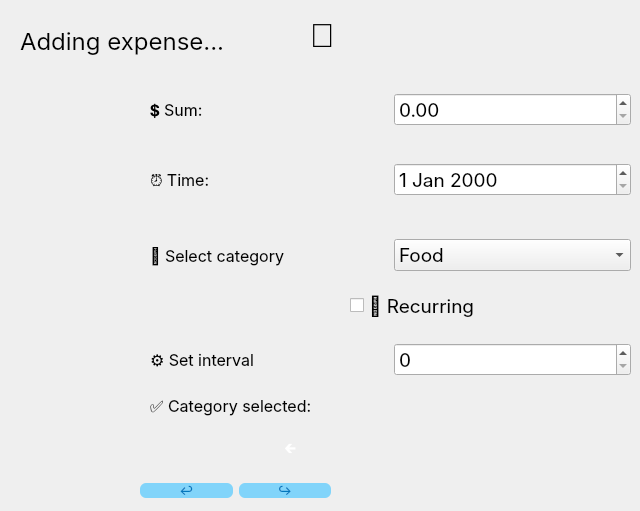
      <widget class="QWidget" name="addExpensePage">
       <widget class="QPushButton" name="addExpenseButton">
        <property name="geometry">
         <rect>
          <x>400</x>
          <y>430</y>
          <width>40</width>
          <height>40</height>
         </rect>
        </property>
        <property name="minimumSize">
         <size>
          <width>40</width>
          <height>40</height>
         </size>
        </property>
        <property name="maximumSize">
         <size>
          <width>40</width>
          <height>40</height>
         </size>
        </property>
        <property name="styleSheet">
         <string notr="true">QPushButton {
    background: qlineargradient(x1:0, y1:0, x2:0, y2:1,
                               stop:0 #8B5CF6, stop:1 #7C3AED);
    color: white;
    border: none;
    border-radius: 50%;  /* Круглая форма */
    padding: 0px;        /* Убрать padding для круга */
    font-size: 14px;
    font-weight: bold;
    min-width: 40px;     /* Размер круга */
    min-height: 40px;    /* Размер круга */
    max-width: 40px;     /* Фиксированный размер */
    max-height: 40px;    /* Фиксированный размер */
}

QPushButton:hover {
    background: qlineargradient(x1:0, y1:0, x2:0, y2:1,
                               stop:0 #9D78F8, stop:1 #8B5CF6);
}

QPushButton:pressed {
    background: qlineargradient(x1:0, y1:0, x2:0, y2:1,
                               stop:0 #7C3AED, stop:1 #6D28D9);
}</string>
        </property>
        <property name="text">
         <string/>
        </property>
        <property name="icon">
         <iconset resource="../resourses.qrc">
          <normaloff>:/new/prefix1/icon/plus.png</normaloff>
          <normalon>:/new/prefix1/icon/plus.png</normalon>:/new/prefix1/icon/plus.png</iconset>
        </property>
        <property name="iconSize">
         <size>
          <width>40</width>
          <height>40</height>
         </size>
        </property>
       </widget>
       <widget class="QLabel" name="categoryLabel">
        <property name="geometry">
         <rect>
          <x>150</x>
          <y>390</y>
          <width>481</width>
          <height>31</height>
         </rect>
        </property>
        <property name="font">
         <font>
          <family>Inter</family>
          <pointsize>12</pointsize>
         </font>
        </property>
        <property name="text">
         <string>✅ Category selected:</string>
        </property>
       </widget>
       <widget class="QCheckBox" name="recurringCheckBox">
        <property name="geometry">
         <rect>
          <x>350</x>
          <y>290</y>
          <width>281</width>
          <height>31</height>
         </rect>
        </property>
        <property name="font">
         <font>
          <family>Inter</family>
          <pointsize>14</pointsize>
         </font>
        </property>
        <property name="text">
         <string>📅 Recurring</string>
        </property>
       </widget>
       <widget class="QPushButton" name="pushButton_12">
        <property name="geometry">
         <rect>
          <x>270</x>
          <y>430</y>
          <width>40</width>
          <height>40</height>
         </rect>
        </property>
        <property name="minimumSize">
         <size>
          <width>40</width>
          <height>40</height>
         </size>
        </property>
        <property name="maximumSize">
         <size>
          <width>40</width>
          <height>40</height>
         </size>
        </property>
        <property name="styleSheet">
         <string notr="true">QPushButton {
    background: qlineargradient(x1:0, y1:0, x2:0, y2:1,
                               stop:0 #8B5CF6, stop:1 #7C3AED);
    color: white;
    border: none;
    border-radius: 50%;  /* Круглая форма */
    padding: 0px;        /* Убрать padding для круга */
    font-size: 14px;
    font-weight: bold;
    min-width: 40px;     /* Размер круга */
    min-height: 40px;    /* Размер круга */
    max-width: 40px;     /* Фиксированный размер */
    max-height: 40px;    /* Фиксированный размер */
}

QPushButton:hover {
    background: qlineargradient(x1:0, y1:0, x2:0, y2:1,
                               stop:0 #9D78F8, stop:1 #8B5CF6);
}

QPushButton:pressed {
    background: qlineargradient(x1:0, y1:0, x2:0, y2:1,
                               stop:0 #7C3AED, stop:1 #6D28D9);
}</string>
        </property>
        <property name="text">
         <string>🡰</string>
        </property>
       </widget>
       <widget class="QLabel" name="label_32">
        <property name="geometry">
         <rect>
          <x>20</x>
          <y>20</y>
          <width>381</width>
          <height>41</height>
         </rect>
        </property>
        <property name="font">
         <font>
          <family>Inter</family>
          <pointsize>18</pointsize>
         </font>
        </property>
        <property name="text">
         <string>Adding expense...</string>
        </property>
       </widget>
       <widget class="QWidget" name="layoutWidget">
        <property name="geometry">
         <rect>
          <x>150</x>
          <y>90</y>
          <width>481</width>
          <height>40</height>
         </rect>
        </property>
        <layout class="QHBoxLayout" name="horizontalLayout_5">
         <item>
          <widget class="QLabel" name="label_30">
           <property name="font">
            <font>
             <family>Inter</family>
             <pointsize>12</pointsize>
            </font>
           </property>
           <property name="text">
            <string>💲 Sum:</string>
           </property>
          </widget>
         </item>
         <item>
          <widget class="QDoubleSpinBox" name="doubleSpinBox">
           <property name="font">
            <font>
             <family>Inter</family>
             <pointsize>14</pointsize>
             <strikeout>false</strikeout>
            </font>
           </property>
          </widget>
         </item>
        </layout>
       </widget>
       <widget class="QWidget" name="layoutWidget">
        <property name="geometry">
         <rect>
          <x>150</x>
          <y>160</y>
          <width>481</width>
          <height>40</height>
         </rect>
        </property>
        <layout class="QHBoxLayout" name="horizontalLayout_6">
         <item>
          <widget class="QLabel" name="label_31">
           <property name="font">
            <font>
             <family>Inter</family>
             <pointsize>12</pointsize>
            </font>
           </property>
           <property name="text">
            <string>⏰ Time:</string>
           </property>
          </widget>
         </item>
         <item>
          <widget class="QDateEdit" name="dateEdit">
           <property name="font">
            <font>
             <family>Inter</family>
             <pointsize>14</pointsize>
            </font>
           </property>
          </widget>
         </item>
        </layout>
       </widget>
       <widget class="QWidget" name="layoutWidget">
        <property name="geometry">
         <rect>
          <x>150</x>
          <y>230</y>
          <width>481</width>
          <height>51</height>
         </rect>
        </property>
        <layout class="QHBoxLayout" name="horizontalLayout_7">
         <item>
          <widget class="QLabel" name="label_4">
           <property name="font">
            <font>
             <family>Inter</family>
             <pointsize>12</pointsize>
            </font>
           </property>
           <property name="text">
            <string>📍 Select category</string>
           </property>
          </widget>
         </item>
         <item>
          <widget class="QComboBox" name="categoryComboBox">
           <property name="font">
            <font>
             <family>Inter</family>
             <pointsize>14</pointsize>
            </font>
           </property>
           <property name="styleSheet">
            <string notr="true"/>
           </property>
           <item>
            <property name="text">
             <string>Food</string>
            </property>
           </item>
           <item>
            <property name="text">
             <string>Shopping</string>
            </property>
           </item>
           <item>
            <property name="text">
             <string>Health</string>
            </property>
           </item>
           <item>
            <property name="text">
             <string>Transport</string>
            </property>
           </item>
           <item>
            <property name="text">
             <string>Entertainment</string>
            </property>
           </item>
           <item>
            <property name="text">
             <string>Other</string>
            </property>
           </item>
          </widget>
         </item>
        </layout>
       </widget>
       <widget class="QWidget" name="layoutWidget">
        <property name="geometry">
         <rect>
          <x>150</x>
          <y>340</y>
          <width>481</width>
          <height>40</height>
         </rect>
        </property>
        <layout class="QHBoxLayout" name="horizontalLayout_8">
         <item>
          <widget class="QLabel" name="intervalLabel">
           <property name="font">
            <font>
             <family>Inter</family>
             <pointsize>12</pointsize>
            </font>
           </property>
           <property name="text">
            <string>⚙️ Set interval</string>
           </property>
          </widget>
         </item>
         <item>
          <widget class="QSpinBox" name="intervalSpinBox">
           <property name="font">
            <font>
             <family>Inter</family>
             <pointsize>14</pointsize>
            </font>
           </property>
          </widget>
         </item>
        </layout>
       </widget>
       <widget class="QLabel" name="label_52">
        <property name="geometry">
         <rect>
          <x>310</x>
          <y>0</y>
          <width>81</width>
          <height>71</height>
         </rect>
        </property>
        <property name="font">
         <font>
          <pointsize>25</pointsize>
         </font>
        </property>
        <property name="text">
         <string>💫</string>
        </property>
       </widget>
       <widget class="QWidget" name="layoutWidget">
        <property name="geometry">
         <rect>
          <x>140</x>
          <y>480</y>
          <width>191</width>
          <height>22</height>
         </rect>
        </property>
        <layout class="QHBoxLayout" name="horizontalLayout_16">
         <item>
          <widget class="QPushButton" name="undoExpenseButton">
           <property name="font">
            <font>
             <family>Inter</family>
            </font>
           </property>
           <property name="styleSheet">
            <string notr="true">border-radius: 6px;
   background-color: #81D4FA;
        color: #0277BD</string>
           </property>
           <property name="text">
            <string>↩</string>
           </property>
          </widget>
         </item>
         <item>
          <widget class="QPushButton" name="redoExpenseButton">
           <property name="font">
            <font>
             <family>Inter</family>
            </font>
           </property>
           <property name="styleSheet">
            <string notr="true">border-radius: 6px;
   background-color: #81D4FA;
        color: #0277BD</string>
           </property>
           <property name="text">
            <string>↪</string>
           </property>
          </widget>
         </item>
        </layout>
       </widget>
      </widget>
